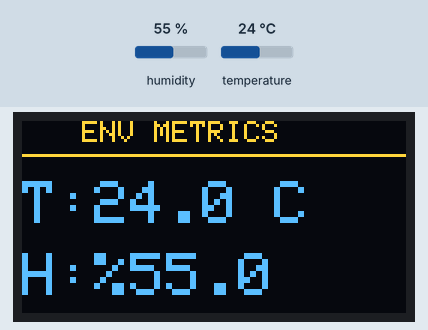
This sketch was run on a simulated Arduino Uno, built with avr-gcc and run on an emulated ATmega328P. Shown: 128×64 one-colour display. Inputs (shaded band) come from the test bench; at power-on: humidity 55 %, temperature 24 °C. The OLED is the two-colour kind (top 16 rows yellow); storage starts empty; what the sketch prints to the serial monitor is not drawn.

Above: at 1.8 s.
1.9 s: humidity set to 22 %
At 3.5 s:
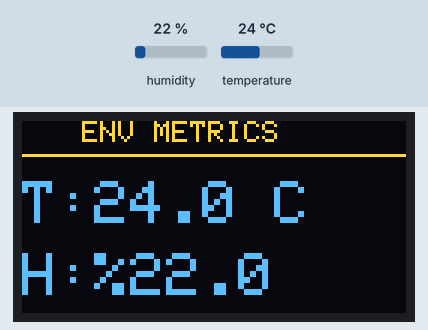
4.7 s: temperature set to 12 °C
At 5.8 s:
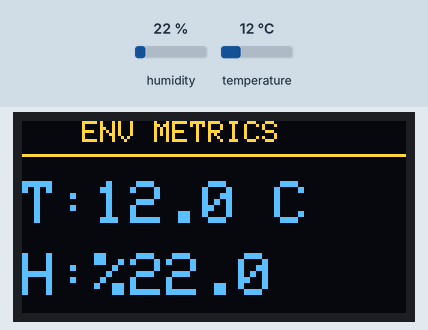
7.5 s: humidity set to 40 %
At 9.3 s:
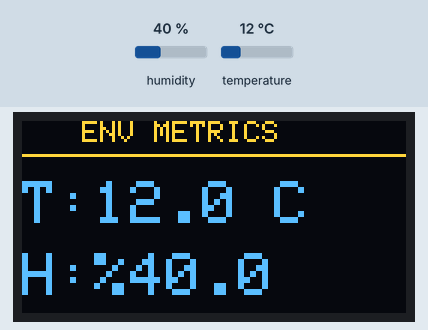
10.4 s: temperature set to 19 °C
At 11.6 s:
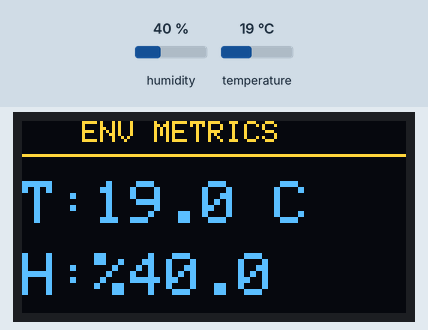
Timing chart, 0 to 13.4 s (numbered marks = the images above; inputs shaded):
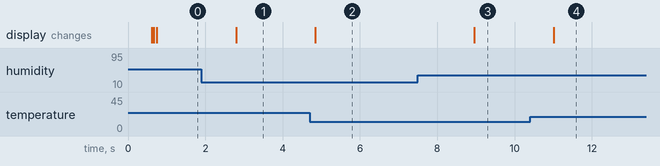

Measured:
- after the input at 1.9 s, the display: changes after 0.89 s (image 1)
- after the input at 4.7 s, the display: changes after 0.15 s (image 2)
- after the input at 7.5 s, the display: changes after 1.5 s (image 3)
- after the input at 10.4 s, the display: changes after 0.61 s (image 4)

The sketch:

logger.ino
```cpp
#include <Wire.h>
#include <Adafruit_GFX.h>
#include <Adafruit_SSD1306.h>
#include <DHT.h>
#include <SPI.h>
#include <SD.h>

#define DHTPIN 2
#define DHTTYPE DHT11

#define SCREEN_WIDTH 128
#define SCREEN_HEIGHT 64
#define OLED_RESET -1

#define CS_PIN 10

DHT dht(DHTPIN, DHTTYPE);
Adafruit_SSD1306 display(SCREEN_WIDTH, SCREEN_HEIGHT, &Wire, OLED_RESET);

unsigned long lastLogTime = 0;
const unsigned long logInterval = 100000;
unsigned long readingCount = 0;

void setup() {

  Serial.begin(9600);

  Serial.println();
  Serial.println(F("================================="));
  Serial.println(F("=====    SETUP STARTED     ====="));
  Serial.println(F("================================="));


  // Enable internal pull-ups to prevent I2C line lockups on Uno R4 Minima
  pinMode(SDA, INPUT_PULLUP);
  pinMode(SCL, INPUT_PULLUP);

  dht.begin();
  Serial.println(F("DHT OK"));

  // Allow a short delay for the OLED to stabilize (R4 lockup workaround)
  delay(500);
  if (!display.begin(SSD1306_SWITCHCAPVCC, 0x3C)) {
    Serial.println(F("OLED INITIALIZATION FAILED!"));
    while (1);
  }

  Serial.println(F("OLED OK"));

  display.clearDisplay();
  display.setTextSize(1);
  // Critical line to prevent flickering and overlapping: White text, Black background
  display.setTextColor(SSD1306_WHITE, SSD1306_BLACK);
  display.setCursor(0, 0);
  display.println(F("OLED OK"));
  display.display();

  Serial.println(F("STARTING SD..."));

  if (!SD.begin(CS_PIN)) {
    Serial.println(F("SD INITIALIZATION FAILED!"));
  }
  else {
    Serial.println(F("SD CARD READY"));

    if (!SD.exists("log.csv")) {
      Serial.println(F("CREATING LOG FILE"));
      File dataFile = SD.open("log.csv", FILE_WRITE);

      if (dataFile) {
        dataFile.println(F("reading,temp,hum"));
        dataFile.close();
        Serial.println(F("LOG FILE CREATED"));
      }
      else {
        Serial.println(F("FAILED TO OPEN LOG FILE"));
      }
    }
  }

  // Draw the screen template once on startup so we don't have to constantly clear it in the loop
  display.clearDisplay();
  display.setTextSize(1);
  display.setCursor(20, 0);
  display.print(F("ENV METRICS"));
  display.drawFastHLine(0, 11, 128, SSD1306_WHITE); // A stylish separator line
  display.display();

  Serial.println(F("SETUP FINISHED"));
}

void loop() {
  Serial.println(F("LOOP STARTED"));

  float temp = dht.readTemperature();
  float hum = dht.readHumidity();

  if (isnan(temp) || isnan(hum)) {
    Serial.println(F("DHT READ ERROR"));

    display.clearDisplay();
    display.setCursor(0, 20);
    display.setTextSize(2);
    display.println(F("DHT ERR"));
    display.display();

    delay(2000);
    return;
  }

  Serial.print(F("TEMP = "));
  Serial.println(temp);
  Serial.print(F("HUM  = "));
  Serial.println(hum);

  // --- OLED DISPLAY UPDATE ---
  display.setTextSize(2);
  display.setTextColor(SSD1306_WHITE, SSD1306_BLACK);

  display.setCursor(0, 20);
  display.print(F("T:"));
  display.print(temp, 1);
  display.print(F(" C "));

  display.setCursor(0, 44);
  display.print(F("H:%"));
  display.print(hum, 1);
  display.print(F("   "));

  display.display();

  // --- SD CARD LOGGING ---
  unsigned long currentTime = millis();

  if (currentTime - lastLogTime >= logInterval || lastLogTime == 0) {
    Serial.println(F("SD WRITING STARTED"));

    File dataFile = SD.open("log.csv", FILE_WRITE);

    if (dataFile) {
      readingCount++;

      dataFile.print(readingCount);
      dataFile.print(F(","));
      dataFile.print(temp, 1);
      dataFile.print(F(","));
      dataFile.println(hum, 1);
      dataFile.close();

      Serial.print(F("RECORD "));
      Serial.print(readingCount);
      Serial.println(F(" WRITTEN"));
    }
    else {
      Serial.println(F("FAILED TO OPEN FILE"));
    }

    lastLogTime = currentTime;
    Serial.println(F("SD WRITING FINISHED"));
  }

  delay(2000);
}
```
